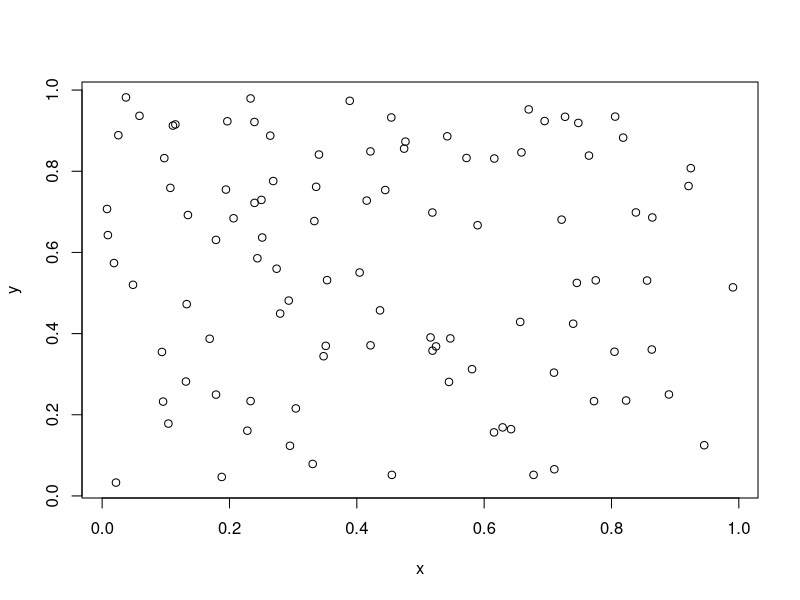

This chart was generated by the following R code:
## ---- chunk 1
x <- runif(n=100)
y <- runif(n=100)

plot(x, y)
